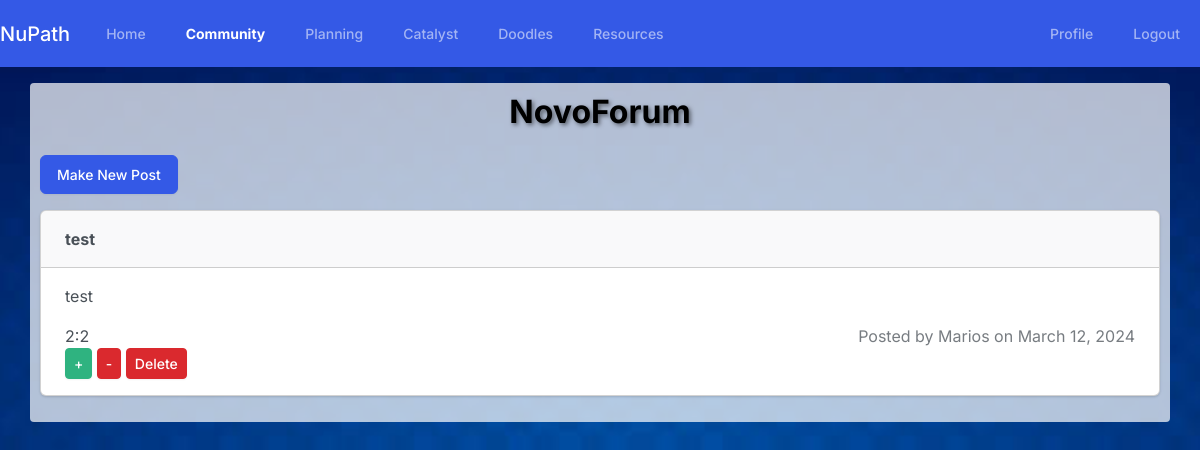
The app's page /community/ (signed in), older data.
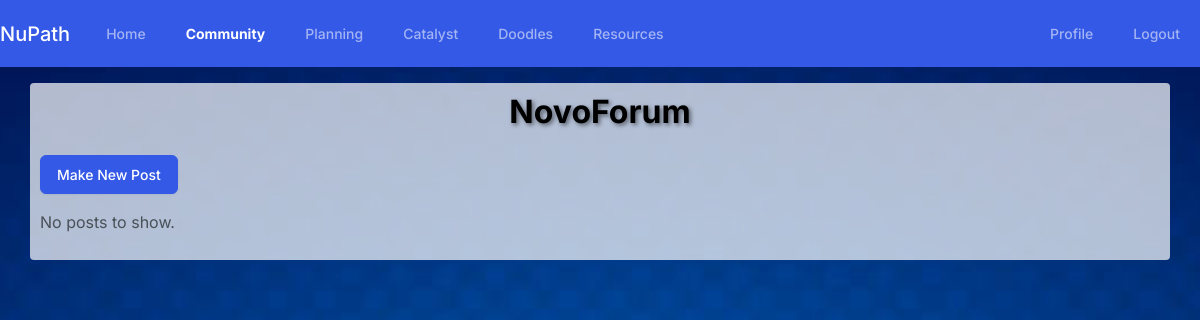
The same page, newer data.
### Features/models.py (models this page shows, shortened)
class Post(models.Model):
    title = models.CharField(max_length=100)
    content = models.TextField()
    date_posted = models.DateTimeField(default=timezone.now)
    author = models.ForeignKey(User, on_delete=models.CASCADE)
    upvotes = models.ManyToManyField(User, related_name='upvoted_posts', blank=True)
    downvotes = models.ManyToManyField(User, related_name='downvoted_posts', blank=True)

### Features/views.py (the view)
# urls.py: path('community/', features_views.post_list, name='community-home'),
@login_required
def post_list(request):
    posts = Post.objects.all().order_by('-date_posted')
    return render(request, 'Features/community.html', {'posts': posts})

### Features/templates/Features/community.html (shortened to what this page needs)
{% extends 'Features/base.html' %}
{% load static %}
{% block content %}
<div class="container mt-3 text-box">
    <h2 class="text-center mb-4 text-shadow enhanced-text">NovoForum</h2>
    <button id="togglePostFormButton" class="btn btn-primary mb-3 float-right">Make New Post</button>
    {% for post in posts %}
    <div class="card mb-3" id="post-{{ post.id }}">
        <div class="card-header">
            <strong>{{ post.title }}</strong>
        </div>
        <div class="card-body">
            <p class="card-text">{{ post.content }}</p>
            <div class="d-flex justify-content-between">
                <div>
                    <span id="vote-count-{{ post.id }}">{{ post.upvotes.count }}:{{ post.downvotes.count }}</span>
                </div>
                <div class="text-muted">
                    Posted by {{ post.author }} on {{ post.date_posted|date:"F d, Y" }}
                </div>
            </div>
            <button type="button" class="vote-btn btn btn-success btn-sm" id="upvote-{{ post.id }}">+</button>
            <button type="button" class="vote-btn btn btn-danger btn-sm" id="downvote-{{ post.id }}">-</button>
            {% if post.author == request.user %}
            <form action="{% url 'post-delete' post.pk %}" method="post" style="display: inline;">
                <button type="submit" class="btn btn-danger btn-sm">Delete</button>
            </form>
            {% endif %}
        </div>
    </div>
    {% empty %}
        <p>No posts to show.</p>
    {% endfor %}
</div>
{% endblock %}

Row changes from the older to the newer data that the page shows:
removed Post: title "test", content "test", upvotes.count "2", downvotes.count "2", author "Marios", date_posted "March 12, 2024", shows "Delete"
Text that changed along with them:
text now shown: "No posts to show."
